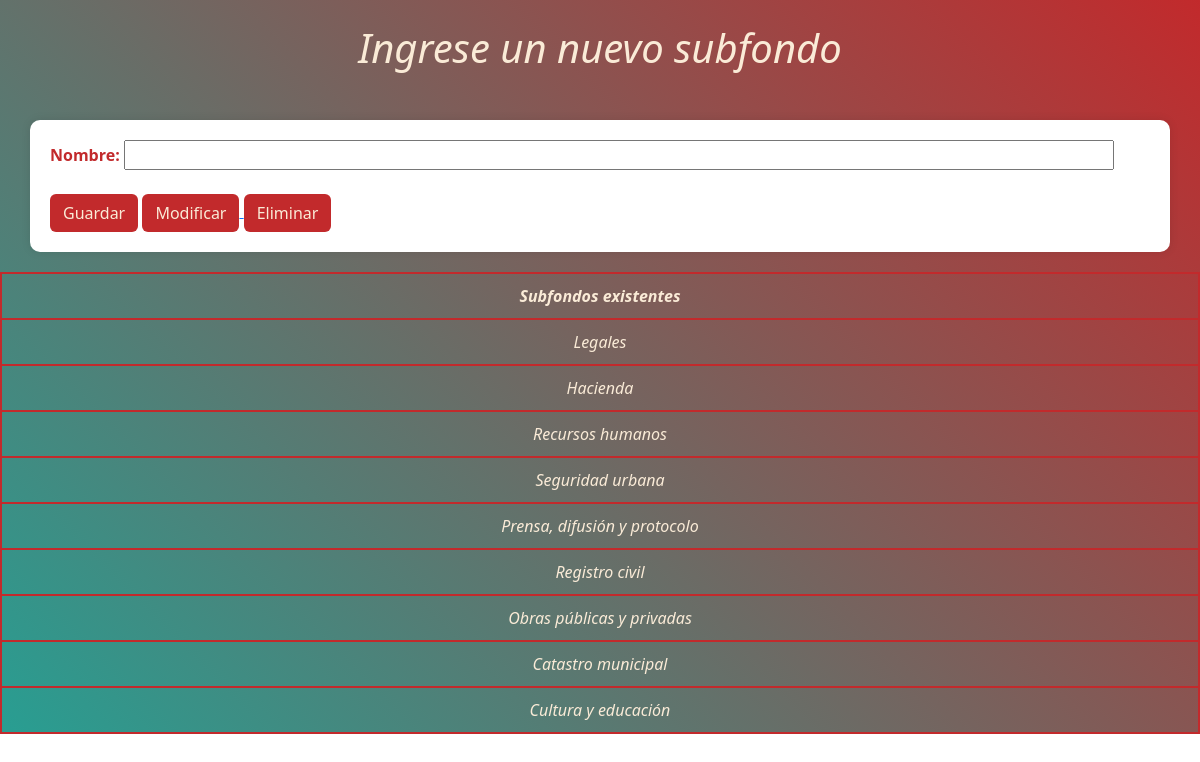
Screenshot of /museo/registrarSubfondo.php with the database file from the repository.
### tables this page shows
CREATE TABLE `subfondo` (
  `id_subfondo` int(11) NOT NULL,
  `nombre_subfondo` text NOT NULL
);

### museo/registrarSubfondo.php (the view, shortened to what this page needs)
<!DOCTYPE html>
<html>
<head>
    <link href="https://cdn.jsdelivr.net/npm/bootstrap@5.3.1/dist/css/bootstrap.min.css" rel="stylesheet">
</head>
<body>
    <br>
    <h1 class="text-center">Ingrese un nuevo subfondo</h1>
<div class="container mt-5 custom-form">
    <form action="consultaRegistrarSubfondo.php" method="post">
        <div class="form-group">
        <label class="custom-label text-center" for="nombre_subfondo">Nombre:</label>
        <input class="custom-input" type="text" id="nombre_subfondo" name="nombre_subfondo" required><br><br>
        </div>
        <button type="submit" class="btn btn-custom">Guardar</button>
        <a href="modificar.php">
            <button type="button" class="btn btn-custom">Modificar</button>
        </a>
        <a href="mostrarDatos.php">
            <button type="button" class="btn btn-custom">Eliminar</button>
        </a>
    </form>
</div>
<?php
    include("consultaRegistrarSubfondo.php");
    $sql = "SELECT * FROM subfondo";
    $result = $datos_bd->query($sql);
    if ($result->num_rows > 0) {
        echo "<table class='custom-table'>
        <tr>
            <th>Subfondos existentes</th>
        </tr>";
    }
    while ($row = $result->fetch_assoc()) {
        echo "<tr>
                <td>" . $row["nombre_subfondo"] . "</td>
                </tr>";
    }
?>
</body>
</html>

### museo/registrarSubfondo.php (style rules this page uses)
body { background: linear-gradient(45deg, #289e92, #c22a2c); background-repeat: no-repeat; height: max }
h1 { color: antiquewhite; font-style: oblique; }
.btn-custom { background-color: #c22a2c; color: antiquewhite; }
.custom-form { background-color: white; padding: 20px; border-radius: 10px; box-shadow: 0 0 10px rgba(0, 0, 0, 0.1); }
.custom-label { color: #c22a2c; font-weight: bold; }
.custom-input { width: 90%; }
.custom-table { width: 100%; margin-top: 20px; border-collapse: collapse; border: 1px solid #c22a2c; }
.custom-table th, .custom-table td { padding: 10px; border: 2px solid #c22a2c; text-align: center; color: antiquewhite; font-style: oblique; }

### rows the page displays
subfondo: nombre_subfondo "Legales"
subfondo: nombre_subfondo "Hacienda"
subfondo: nombre_subfondo "Recursos humanos"
subfondo: nombre_subfondo "Seguridad urbana"
subfondo: nombre_subfondo "Prensa, difusión y protocolo"
subfondo: nombre_subfondo "Registro civil"
subfondo: nombre_subfondo "Obras públicas y privadas"
subfondo: nombre_subfondo "Catastro municipal"
subfondo: nombre_subfondo "Cultura y educación"
